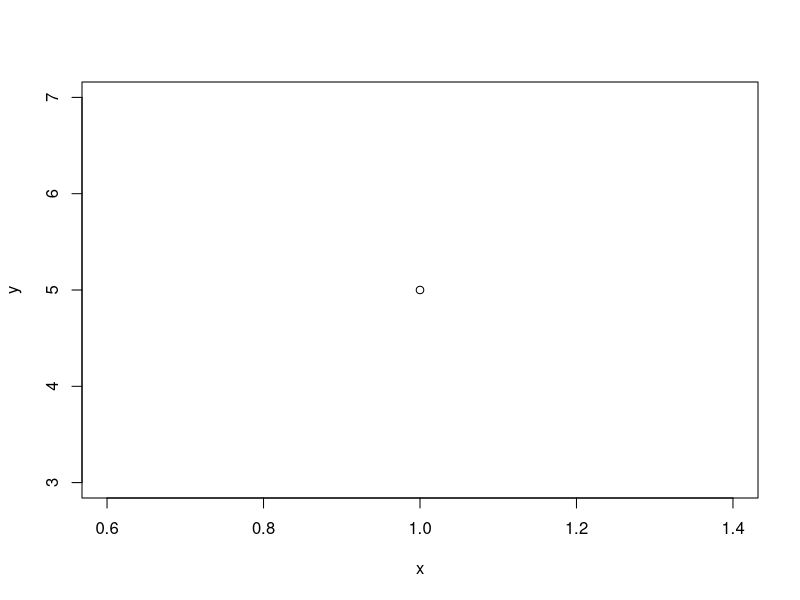

The R source for this figure: (Note: this script raises an error after producing the figure.)
## ---- chunk 1
knitr::opts_chunk$set(echo = TRUE)

#Importere pakke library(knitr)
## ---- chunk 2
x <- 1
y <-5

y-x
plot(x,y)
## ---- chunk 3

fylke <- "Troms"
prosent_endring <- 100*0.5
endring_string <- ifelse(prosent_endring > 0, "increased", "decreased")
## ---- chunk 4
cars #Test data
knitr::kable(cars)  #Lage table #Henter kable fra pakke knitr
m1 <- lm(speed-dist, data = cars)
m1
class(m1)
knitr::kable(summary(m1))







